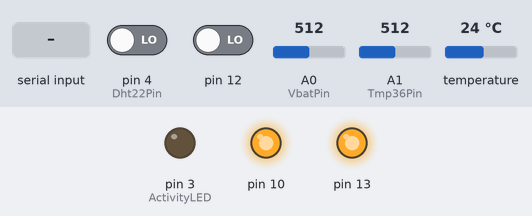
A sketch run on a simulated Arduino Uno, built with avr-gcc and run on an emulated ATmega328P. On the bench: output pins drawn as LEDs (lit = HIGH). The test bench sets the inputs (shaded band); at power-on: pin 4 (Dht22Pin) LOW, pin 12 LOW, A0 (VbatPin) = 512, A1 (Tmp36Pin) = 512, temperature 24 °C. Pins used as bus, display or sensor lines are not drawn; what the sketch prints to the serial monitor is not drawn.

Above: at 3.2 s.
3.3 s: byte 80 ('P') received over Serial
At 4.5 s:
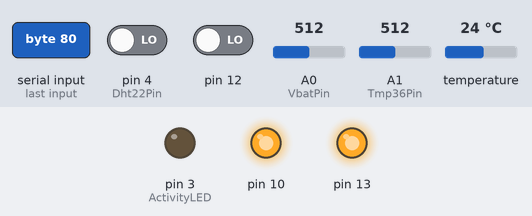
4.8 s: "?" received over Serial
At 5.02 s:
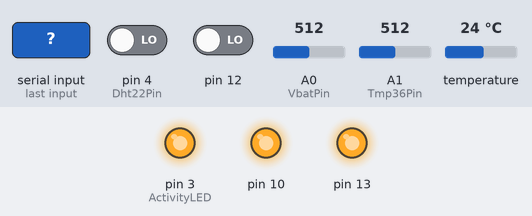
6.7 s: byte 65 ('A') received over Serial
At 7.8 s:
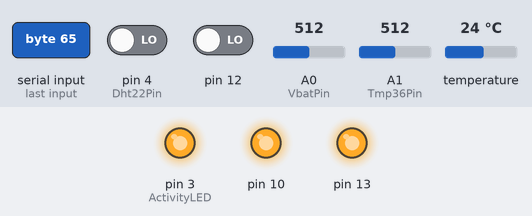
9.2 s: byte 97 ('a') received over Serial
At 11.5 s:
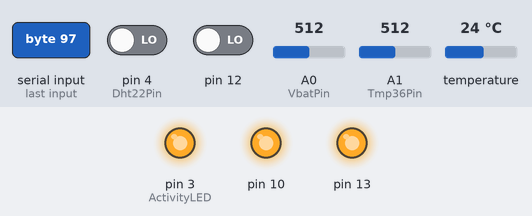
Timing chart, 0 to 13.0 s (numbered marks = the images above; inputs shaded):
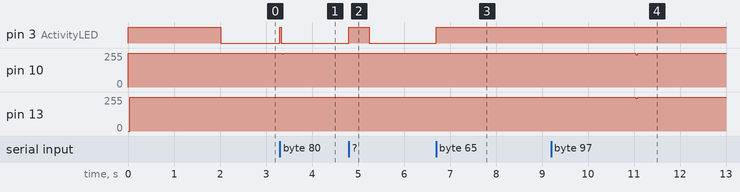

Measured:
- after the input at 3.3 s, pin 3 (ActivityLED): LOW → HIGH at once, → LOW 0.03 s later; pin 10: 255/255 → 248/255 at once, → 255/255 0.04 s later
- after the input at 4.8 s, pin 3 (ActivityLED): LOW → HIGH at once, → LOW 0.45 s later
- after the input at 6.7 s, pin 3 (ActivityLED): LOW → HIGH at once
- after the input at 9.2 s, pin 3 (ActivityLED): stays HIGH (without the input it goes to LOW after 1.8 s)

The sketch:

sketch.ino
```cpp
/*
  cmdAVGsens sketch

  Measuring and self-averaging

*/


/*
    $$$ ATMEGA silicon temperature measurement
*/
#include <avr/pgmspace.h>
#include "ChipTemp.h"
#define ATSamples 9                 // number of samples to be averaged
ChipTemp chipTemp(ATSamples);       // Initialise internal temperature measurement


/*
    $$$ Voltage measurement using a voltage-divider circuit with resistors
*/
#include <VBAT.h>
#define VbatPin A0                  // Connected to analog pin 0
#define VbatSamples 9               // number of samples to be averaged
// Initialise VBAT library: measurement pin, number of samples to average,
//        +V reference [V], R1 [Ohm], R2 [Ohm]
VBAT vbat(VbatPin, VbatSamples, 5.0, 99300.0,  9870.0);


/*
    $$$ Temperature measurement (on-board) using a TMP36 sensor
*/
#include <TMP36.h>
#define Tmp36Pin A1                 // Connected to analog pin 1
#define Tmp36Samples 9              // number of samples to be averaged
// Initialise TMP36 library: measurement pin, number of samples to average, +V reference
TMP36 tmp36(Tmp36Pin, Tmp36Samples, 5.0);


/*
    $$$ RH/T measurement using a DHT22 sensor
*/
#include <DHT.h>
#define Dht22Pin 4                  // Connected to digital pin 4
#define DhtType DHT22               // Sensor-type used
#define Dht22Samples 9              // number of samples to be averaged (not used!)
DHT dht(Dht22Pin, DhtType);         // Initialise DHT sensor: measurement pin, sensortype
float h;                            // used for calculating dewpoint
float t;                            // used for calculating dewpoint


/*
    $$$ Temperature measurement using a DS18B20 sensor
*/
#include <OneWire.h>
#define DS18Pin 9                   // Connected to pin 9
#define DS18Samples 9               // number of samples to be averaged
byte ds1w_addr[8];                  // claim storage space for sensor id
byte ds1w_data[12];                 // claim storage space for data
OneWire ds1w(DS18Pin);              // Initialise DS18B20 library


/*
    $$$ p/T measurement using a BMP183 sensor
*/
#include <BMP183.h>
// Pins used for BMP183 via SPI
#define BMP183_CLK  13              // Clock
#define BMP183_SDO  12              // SPI Digital Out aka MISO
#define BMP183_SDI  11              // SPI Digital In aka MOSI
#define BMP183_CS   10              // ChipSelect pin
// initialize with hardware SPI
//BMP183 bmp = BMP183(BMP183_CS);
// or initialize with software SPI and use any 4 pins
BMP183 bmp(BMP183_CLK, BMP183_SDO, BMP183_SDI, BMP183_CS);

/*
    Miscelaneous
*/
#define ActivityLED 3               // An LED is connected to pin 3
int SampleCounter;                  // For debugging purposes

void setup()
{
  pinMode(ActivityLED, OUTPUT);     // An LED to signal activity
  digitalWrite(ActivityLED, HIGH);  // Turn the LED on during setup()
  Serial.begin(9600);               // Initialise serialport
  Serial.print("... ");

  tmp36.begin();                    // Initialise TMP36 sensor
  vbat.begin();                     // Initialise VBAT sensor
  dht.begin();                      // Initialise DHT22 sensor
  bmp.begin();                      // Initialise BMP183 sensor
  if ( !ds1w.search(ds1w_addr))
  {
    Serial.println("No sensor.");
  }

  delay(2000);                      // Wait 2s for all sensors to come online
  Serial.println(" cmdAVGsens ready !");   // Print banner
  SampleCounter = 0;                // For debugging purposes
  digitalWrite(ActivityLED, LOW);   // Turn off the LED at end of setup()
}

int serialRX()
{
  return Serial.read();             // read a byte from the serialbuffer
}

float readDSTemperature(void)
{
  //int cntSamples = 0;
  // int sumSamples = 0;
  //float measurement = 0.0;
  //int i = 0;
  int type_s = 0;

  ds1w.reset();
  ds1w.select(ds1w_addr);
  ds1w.write(0x44, 1);              // start conversion, with parasite power on at the end

  delay(1000);                      // maybe 750ms is enough, maybe not
  byte present = ds1w.reset();
  ds1w.select(ds1w_addr);
  ds1w.write(0xBE);                 // Read Scratchpad

  for ( int i = 0; i < 9; i++) {    // we need 9 bytes
    ds1w_data[i] = ds1w.read();
  }

  // Convert the data to actual temperature
  // because the result is a 16 bit signed integer, it should
  // be stored to an "int16_t" type, which is always 16 bits
  // even when compiled on a 32 bit processor.
  int16_t raw = (ds1w_data[1] << 8) | ds1w_data[0];
  if (type_s) {
    raw = raw << 3; // 9 bit resolution default
    if (ds1w_data[7] == 0x10) {
      // "count remain" gives full 12 bit resolution
      raw = (raw & 0xFFF0) + 12 - ds1w_data[6];
    }
  } else {
    byte cfg = (ds1w_data[4] & 0x60);
    // at lower res, the low bits are undefined, so let's zero them
    if (cfg == 0x00) raw = raw & ~7;  // 9 bit resolution, 93.75 ms
    else if (cfg == 0x20) raw = raw & ~3; // 10 bit res, 187.5 ms
    else if (cfg == 0x40) raw = raw & ~1; // 11 bit res, 375 ms
    //// default is 12 bit resolution, 750 ms conversion time
  }
  float celsius = (float)raw / 16.0;

/*
  // add up the pre-defined number of DS18Samples for Sample Averaging
  for (cntSamples = 0; cntSamples < DS18Samples; cntSamples++)
  {
    //sumSamples += analogRead(_pin);
    // minimum delay on analog pins is 100ms
    // delay(110);
  }
  //measurement = (float)sumSamples * _invsamples; // Calculate avg raw value.
  //measurement = map(measurement * 10, 0, 10230, 0, _ref5v * 10000) * 0.0001;
  //measurement *= _r12;
  //return measurement;
*/
  return celsius;
}

void loop()
{
  byte ActionRequest;
  float Value;

  if (Serial.available() > 0)
  {
    digitalWrite(ActivityLED, HIGH);  // signal activity detected
    SampleCounter += 1;               // For debugging purposes

    ActionRequest = serialRX();       // check the input

    Serial.print((char)ActionRequest);// start of telegram
    Serial.print(" ");                // and delimiter
    switch (ActionRequest)
    {
      case '?':
        Serial.println(" ");
        Serial.println("cmdMULTIsens help is underway!");
        Serial.println(" ");
        Serial.println("A | a : All sensor and calculated values (C,W,S,H,D,E,I,V,T,P,Q)");
        Serial.println("C | c : ATMEGA chip temperature");
        Serial.println("D | d : DHT22 calculated Dewpoint");
        Serial.println("E | e : DHT22 calculated Dewpoint2");
        Serial.println("H | h : DHT22 humidity");
        Serial.println("I | i : DHT22 calculated Heat index");
        Serial.println("P | p : BMP183 barometric pressure");
        Serial.println("Q | q : BMP183 temperature");
        Serial.println("R | r : DHT22 all sensor data (S,H,D,E,I)");
        Serial.println("S | s : DHT22 temperature");
        Serial.println("T | t : TMP36 temperature");
        Serial.println("V | v : VBAT voltage");
        Serial.println("W | w : DS18B20 (1-wire) temperature");
        break;
      case 'C':
      case 'c':
        // ATMEGA temperature
        Value = chipTemp.readTemperature();
        Serial.print(Value);
        break;
      case 'D':
      case 'd':
        // DHT22 calculated dewpoint
        Value = dht.computeDewPoint2(readDSTemperature(), dht.readHumidity());
        Serial.print(Value);
        break;
      case 'E':
      case 'e':
        // DHT22 calculated dewpoint (method 2)
        Value = dht.computeDewPoint2(dht.readTemperature(), dht.readHumidity());
        Serial.print(Value);
        break;
      case 'H':
      case 'h':
        // DHT22 humidity
        Value = dht.readHumidity();
        Serial.print(Value);
        break;
      case 'I':
      case 'i':
        // DHT calculated HeatIndex
        Value = dht.computeHeatIndex(dht.readTemperature(), dht.readHumidity());
        Serial.print(Value);
        break;
      case 'A':
      case 'a':
      case 'R':
      case 'r':
        if ((ActionRequest == 'A') || (ActionRequest == 'a'))
        {
          // ATMEGA temperature
          Value = chipTemp.readTemperature();
          Serial.print(Value);
          Serial.print(", ");
          // DS18B20 temperature
          Value = readDSTemperature();
          Serial.print(Value);
          Serial.print(", ");
        }
        // All DHT22 data: Temperature, Humidity, DewPoint, DewPoint2, HeatIndex
        t = dht.readTemperature();
        Serial.print(t);
        Serial.print(", ");
        h = dht.readHumidity();
        Serial.print(h);
        Serial.print(", ");
        Value = dht.computeDewPoint(t, h);
        Serial.print(Value);
        Serial.print(", ");
        Value = dht.computeDewPoint2(t, h);
        Serial.print(Value);
        Serial.print(", ");
        Value = dht.computeHeatIndex(t, h);
        Serial.print(Value);
        if ((ActionRequest == 'A') || (ActionRequest == 'a'))
        {
          // VBAT voltage
          Serial.print(", ");
          Value = vbat.readVoltage();
          Serial.print(Value);
          // TMP36 temperature
          Value = tmp36.readTemperature();
          Serial.print(", ");
          Serial.print(Value);
          // BMP183 pressure, temperature
          Value = bmp.getPressure() * 0.01;
          Serial.print(", ");
          Serial.print(Value);
          Value = bmp.getTemperature();
          Serial.print(", ");
          Serial.print(Value);
          Serial.print(", ");
          Serial.print(SampleCounter);
        }
        break;
      case 'P':
      case 'p':
        // BMP183 barometric pressure
        Value = bmp.getPressure() * 0.01;   // millibars
        Serial.print(Value);
        break;
      case 'Q':
      case 'q':
        // BMP183 temperature
        Value = bmp.getTemperature();
        Serial.print(Value);
        break;
      case 'S':
      case 's':
        // DHT22 temperature
        Value = dht.readTemperature();
        Serial.print(Value);
        break;
      case 'T':
      case 't':
        // TMP36 temperature
        Value = tmp36.readTemperature();
        Serial.print(Value);
        break;
      case 'V':
      case 'v':
        // VBAT voltage
        Value = vbat.readVoltage();
        Serial.print(Value);
        break;
      case 'W':
      case 'w':
        // DS18B20 temperature
        Value = readDSTemperature();
        Serial.print(Value);
        break;
      case 'Z':
      case 'z':
        // Number of serial requests
        // For debugging purposes
        Serial.print(SampleCounter);
        break;
      default:
        Serial.print("NaN");       // Invalid ActionRequest returns `NaN`
        break;
    }
    Serial.println(" !");          // Signal end of telegram

    digitalWrite(ActivityLED, LOW);// end of activity
  }
}
```
